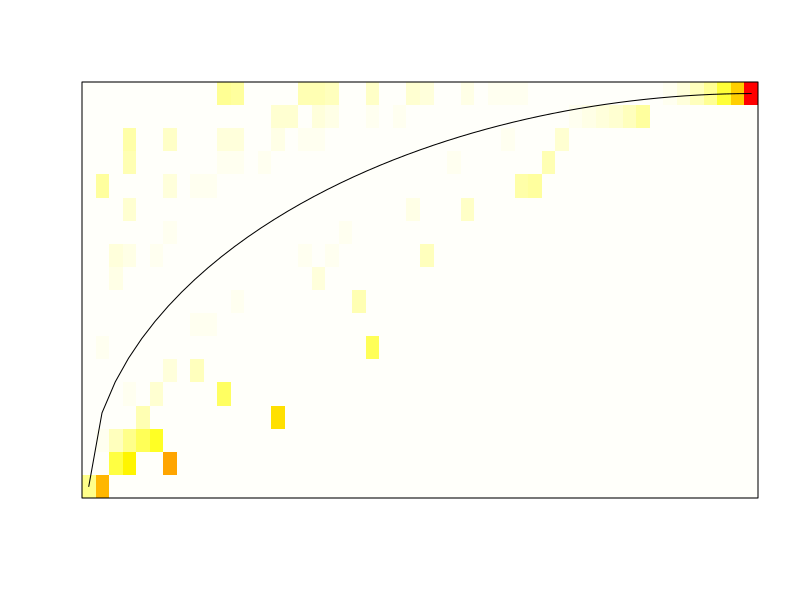
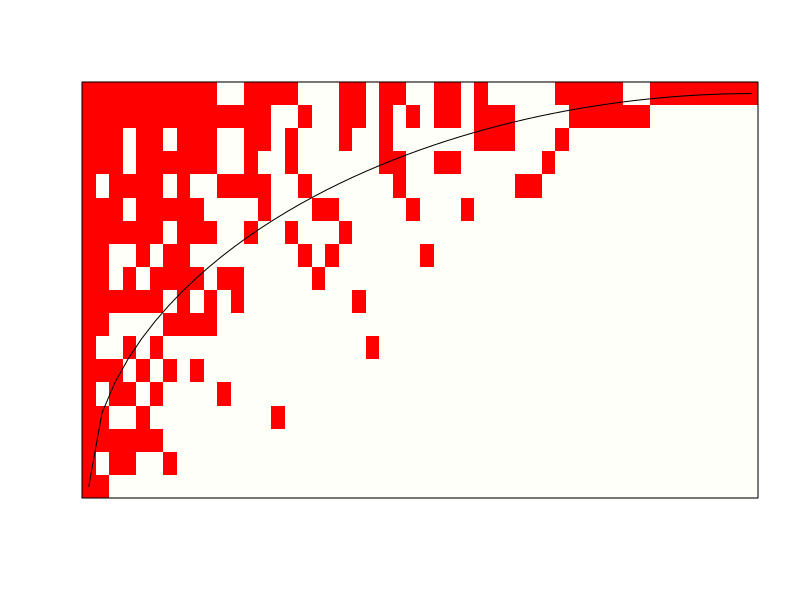
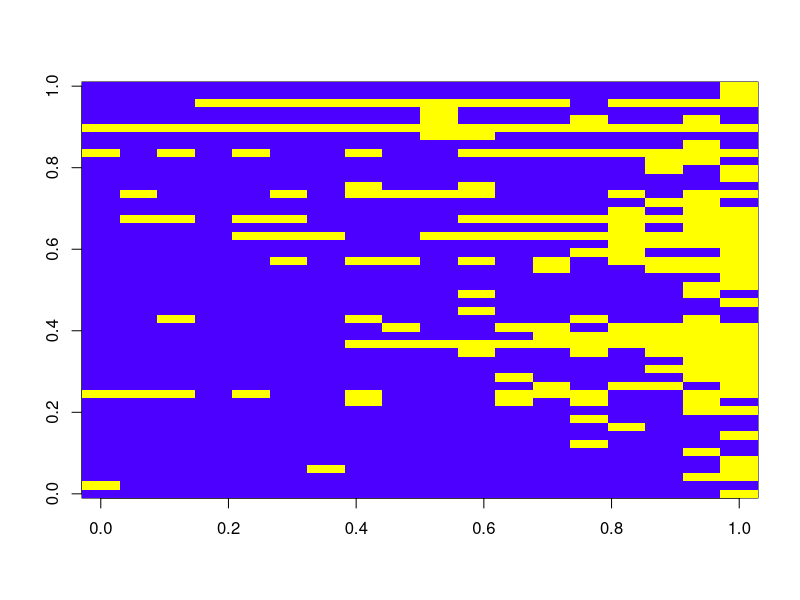
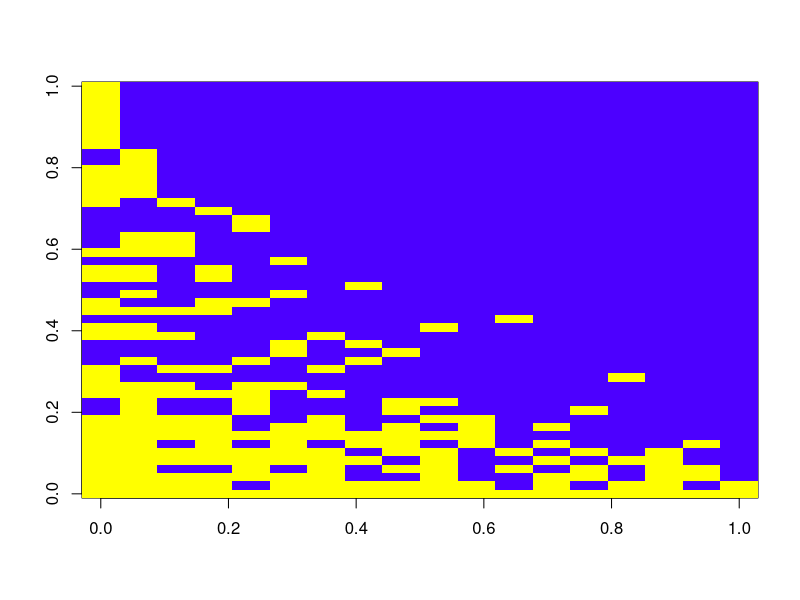

R code for these plots, in order:
## ---- chunk 1
library("vegan")

# use built-in data set
data(sipoo)
# take a look at the data
sipoo[1:3, 1:6]

## ---- chunk 2
## Matrix temperature
out <- nestedtemp(sipoo)
out
## ---- chunk 3
plot(out)
## ---- chunk 4
plot(out, kind="incid")

## ---- chunk 5
nesteddisc(sipoo, niter = 200)
## ---- chunk 6
 image(as.matrix(sipoo), col = topo.colors(5))
## ---- chunk 7
image(as.matrix(out$comm), col = topo.colors(5))
